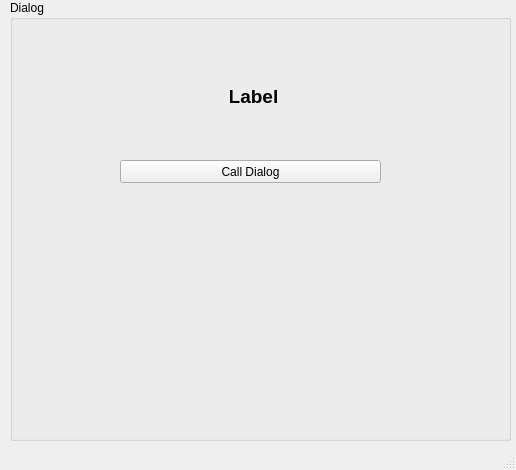
<?xml version="1.0" encoding="UTF-8"?>
<ui version="4.0">
 <class>MainWindow</class>
 <widget class="QMainWindow" name="MainWindow">
  <property name="geometry">
   <rect>
    <x>0</x>
    <y>0</y>
    <width>516</width>
    <height>470</height>
   </rect>
  </property>
  <property name="windowTitle">
   <string>MainWindow</string>
  </property>
  <widget class="QWidget" name="centralwidget">
   <widget class="QGroupBox" name="groupBox">
    <property name="geometry">
     <rect>
      <x>10</x>
      <y>0</y>
      <width>501</width>
      <height>441</height>
     </rect>
    </property>
    <property name="title">
     <string>Dialog</string>
    </property>
    <widget class="QPushButton" name="pushButton">
     <property name="geometry">
      <rect>
       <x>110</x>
       <y>160</y>
       <width>261</width>
       <height>23</height>
      </rect>
     </property>
     <property name="text">
      <string>Call Dialog</string>
     </property>
    </widget>
    <widget class="QLabel" name="label">
     <property name="geometry">
      <rect>
       <x>220</x>
       <y>90</y>
       <width>47</width>
       <height>13</height>
      </rect>
     </property>
     <property name="font">
      <font>
       <pointsize>14</pointsize>
       <weight>75</weight>
       <bold>true</bold>
      </font>
     </property>
     <property name="text">
      <string>Label</string>
     </property>
     <property name="alignment">
      <set>Qt::AlignCenter</set>
     </property>
    </widget>
   </widget>
  </widget>
  <widget class="QMenuBar" name="menubar">
   <property name="geometry">
    <rect>
     <x>0</x>
     <y>0</y>
     <width>516</width>
     <height>21</height>
    </rect>
   </property>
  </widget>
  <widget class="QStatusBar" name="statusbar"/>
 </widget>
 <resources/>
 <connections/>
</ui>
